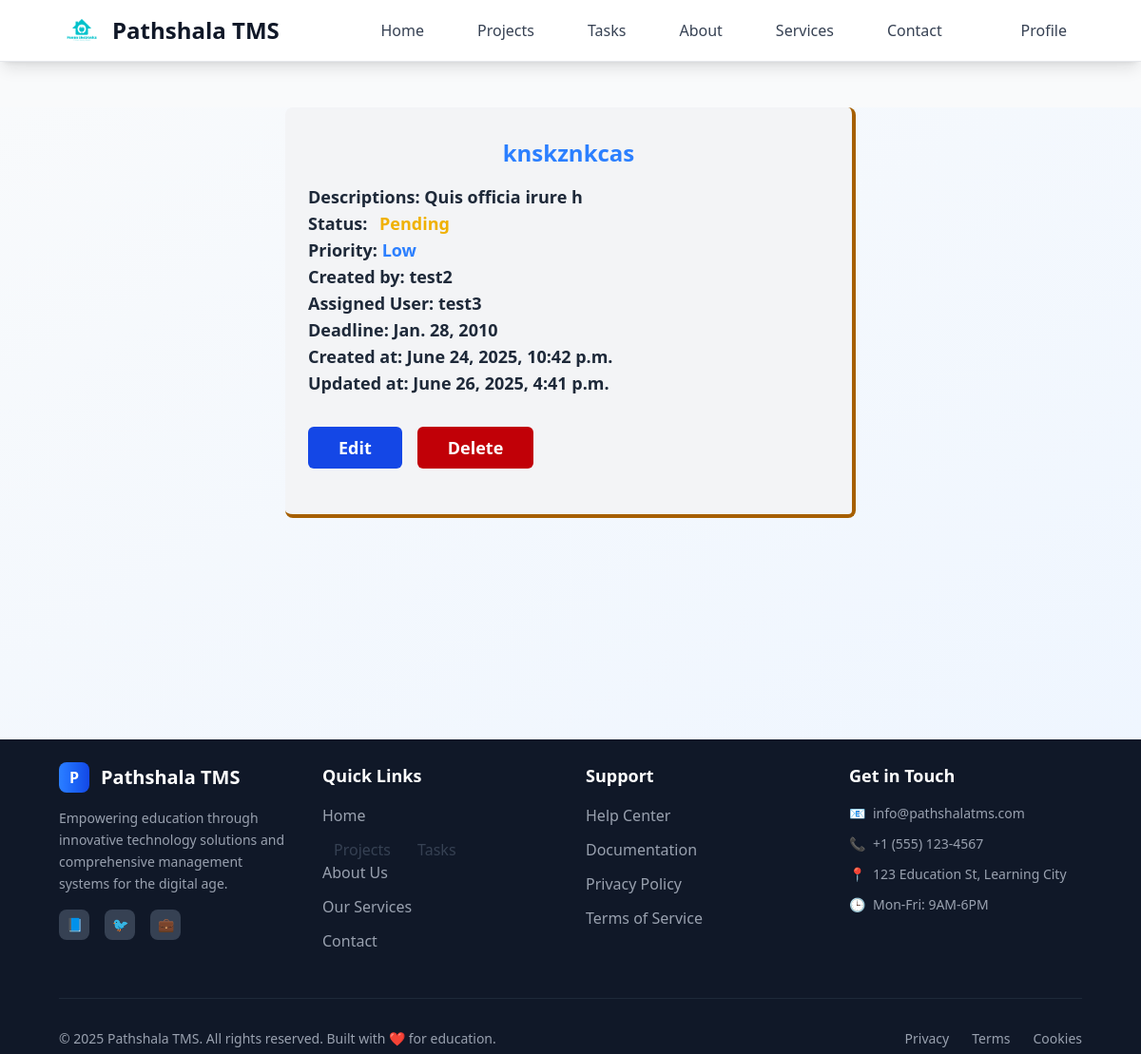
Page /employer/task/2 (signed in) on the committed database.
### tasks/models.py (models this page shows)
class Task(models.Model):
    class StatusOptions(models.TextChoices):
        PENDING = "Pending", "Pending"
        IN_PROGRESS = "In Progress", "In Progress"
        COMPLETED = "Completed", "Completed"
        CANCELED = "Canceled", "Canceled"
    class TaskPriorityOPtion(models.TextChoices):
        LOW="Low",'Low'
        MEDIUM="Medium",'Medium'
        HIGH="High",'High'
    title = models.CharField(max_length=30)
    description = models.TextField(null=True, blank=True)
    user = models.ForeignKey(User, on_delete=models.CASCADE, related_name="tasks")
    project = models.ForeignKey(Project, on_delete=models.CASCADE)
    assigned_user = models.ForeignKey( User, on_delete=models.SET_NULL, related_name="assigned_tasks", null=True, blank=True)
    status = models.CharField(choices=StatusOptions, default=StatusOptions.PENDING)
    priority=models.CharField(choices=TaskPriorityOPtion,default=TaskPriorityOPtion.LOW)
    deadline=models.DateField( null=True, blank=True)
    created_at = models.DateTimeField(auto_now_add=True, editable=False)
    updated_at = models.DateTimeField(auto_now=True, editable=False)
    attachment = models.FileField(blank=True, null=True, upload_to=attachment_path)

### tasks/views.py (the view)
# urls.py: path('task/<int:id>',taskDetails),
@login_required(login_url="/login")
def taskDetails(request, id):
    role = request.user.profile.role
    task = Task.objects.get(pk=id)
    if role == "employer":
        return render(request, "pages/employer/project/tasks/task_details.html",{"task":task})
    elif role == "employee":
        return render(request, "pages/employee/project/task/task_details.html",{"task":task})
    else:
        return redirect("/")

### templates/pages/employer/project/tasks/task_details.html (shortened to what this page needs)
{% extends 'layouts/main.html' %} {% block content %}
<div
  class="my-12 w-1/2 mx-auto space-y-4 relative bg-gray-100 border-b-4 border-r-4 rounded-lg py-4 px-6 {% if task.status == 'Canceled' %} border-red-700 {% elif task.status == 'Completed' %} border-green-700 {% elif task.status == 'Pending' %} border-yellow-700 {% elif task.status == 'In Progress' %} border-blue-700 {% else %} border-purple-700 {% endif %}"
>
  <div class="text-2xl font-bold text-blue-500 my-4 text-center">
    {{ task.title }}
  </div>
  <div class="text-lg font-semibold text-gray-800">
    <div>Descriptions: {{ task.description }}</div>
    <div>
      Status:
      <span
        class="{% if task.status == 'Canceled' %} text-red-500 {% elif task.status == 'Completed' %} text-green-500 {% elif task.status == 'Pending' %} text-yellow-500 {% elif task.status == 'In Progress' %} text-blue-500 {% else %} text-purple-500 {% endif %} h-8 px-2 my-auto rounded-lg font-bold"
      >
        {{ task.status }}
      </span>
    </div>
    <div>
      Priority:
      <span
        class="font-bold {% if task.priority == 'High' %} text-red-500 {% elif task.priority == 'Medium' %} text-yellow-500 {% elif task.priority == 'Low' %} text-blue-500 {% else %} text-purple-500 {% endif %}"
      >
        {{ task.priority }}</span
      >
    </div>
    <div>Created by: {{ task.user }}</div>
    <div>Assigned User: {{ task.assigned_user }}</div>
    <div>Deadline: {{ task.deadline }}</div>
    <div>Created at: {{ task.created_at }}</div>
    <div>Updated at: {{ task.updated_at }}</div>
    <div class="flex gap-4 mb-4 mt-8">
      <a
        class="px-8 py-2 rounded-md bg-blue-700 hover:bg-blue-800 text-white"
        href="/employer/edit-task/{{task.id}}"
        >Edit</a
      >
      <a
        class="px-8 py-2 rounded-md bg-red-700 hover:bg-red-800 text-white"
        href="/employer/delete-task/{{task.project.id}}/{{task.id}}"
        >Delete</a
      >
    </div>
  </div>
</div>
{% endblock %}

### rows in the picture
Task: title "knskznkcas", description "Quis officia irure h", status "Pending", priority "Low", user "test2", assigned_user "test3", deadline "Jan. 28, 2010", created_at "June 24, 2025, 10:42 p.m.", updated_at "June 26, 2025, 4:41 p.m."
